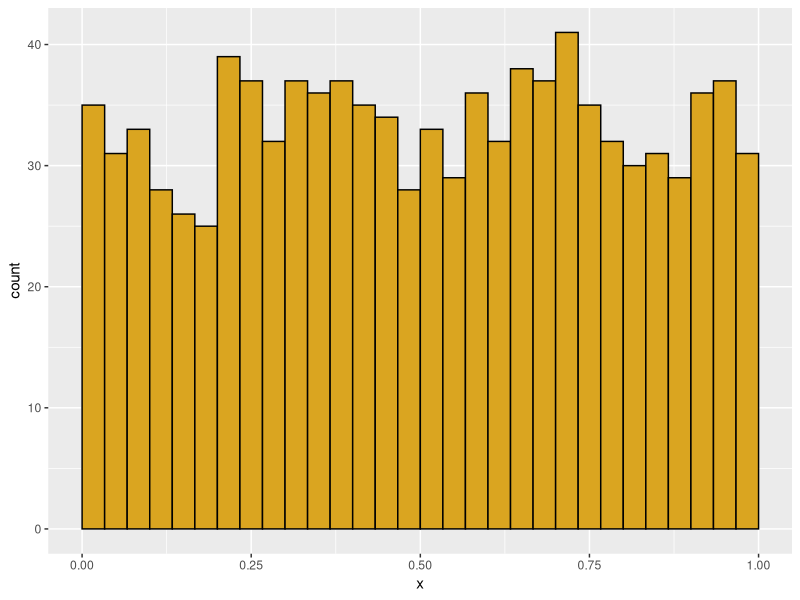
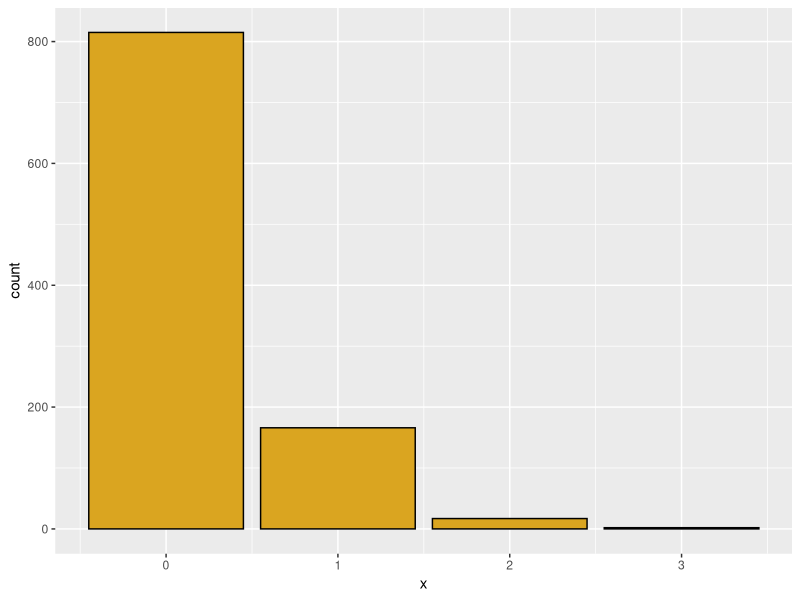
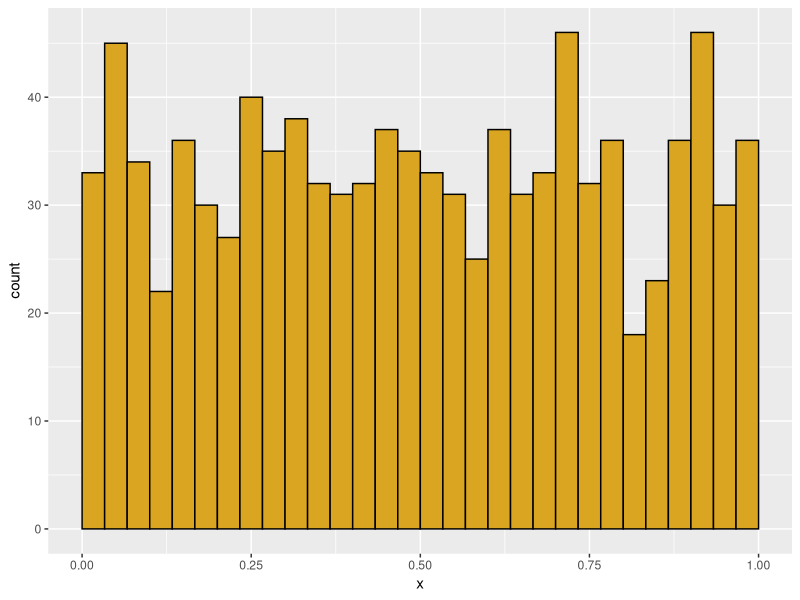
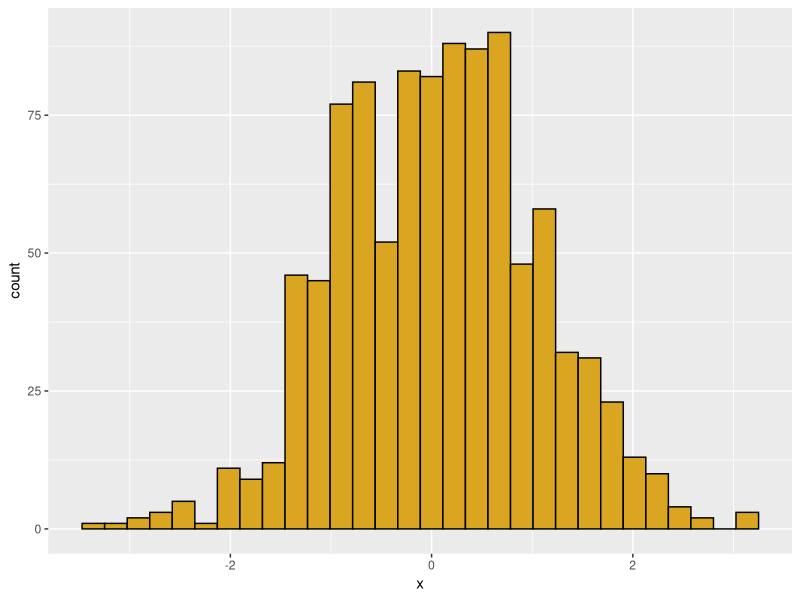
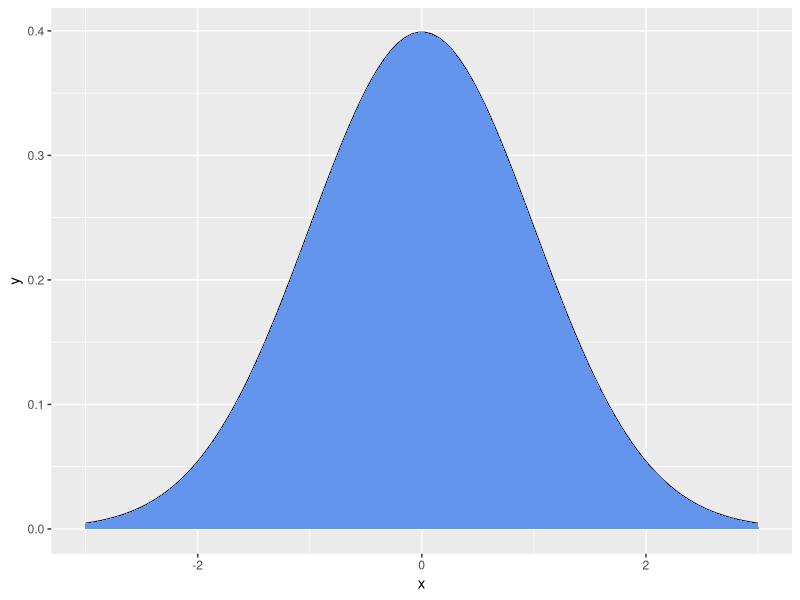
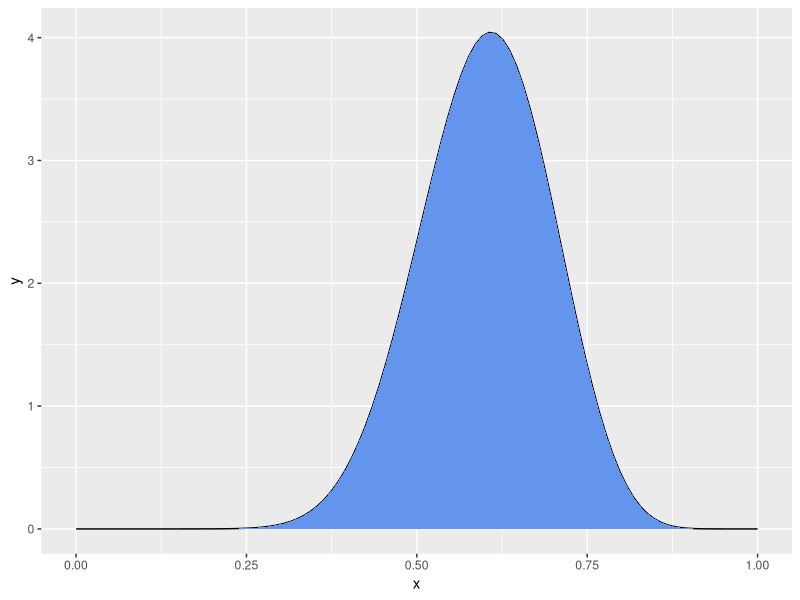
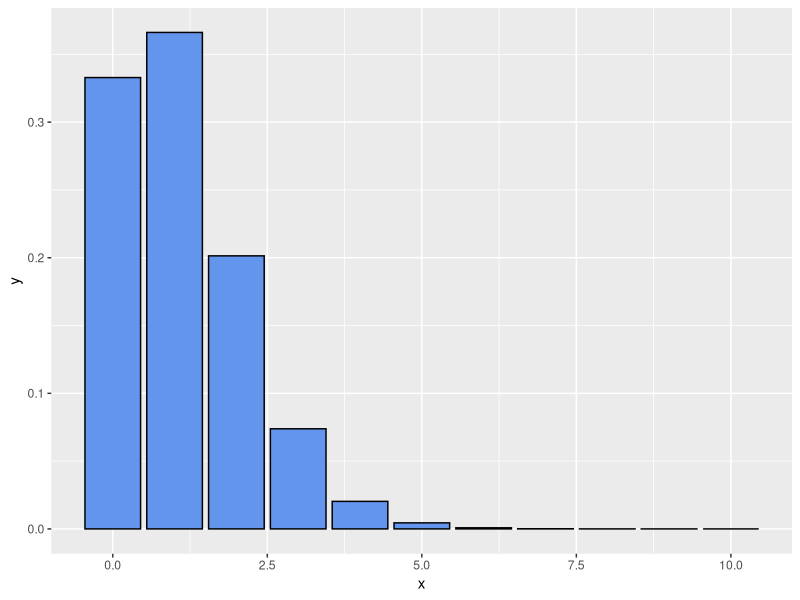
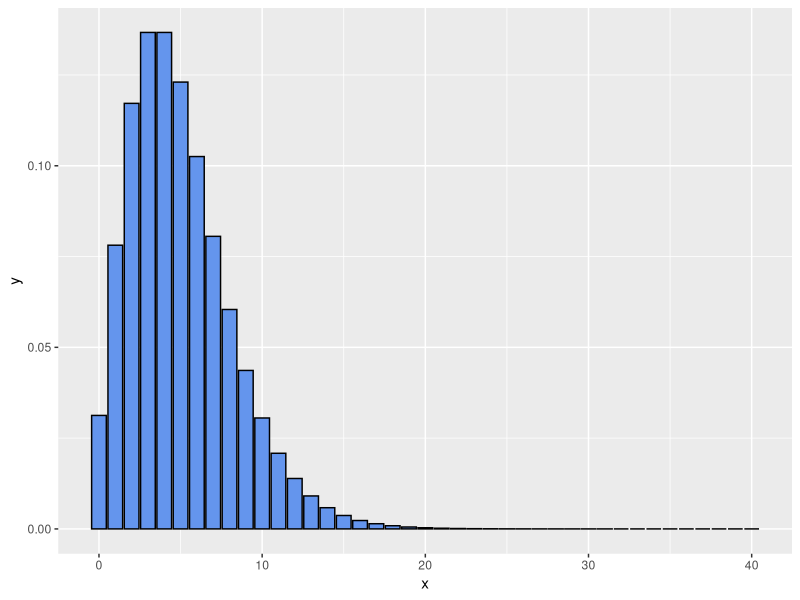

Reproduce these figures in R, in order. (Note: this script raises an error after producing the figures.)

## BIOL6100 - Class 16
## Isabelle Smith
## Mar. 18, 2025

## - - - - - - -

## prob. theor. ii

## - - - - - - -





## NEW / REDONE CODE
## ~ ~ ~ ~ ~ ~ ~ ~ ~ ~ ~ ~ ~ ~ ~ ~ ~ ~ ~ ~ ~ ~ ~ ~ ~ ~ ~ ~ ~ ~ ~ ~ ~ ~ ~

# Build a plotting function for simulated values (my_histo()) and pdfs (my_pdf())
## - - - - - - -

############################
# Function: my_histo
# Purpose: creates a ggplot histogram
# Requires: ggplot
# Input: x = a numeric vector
#        data_type= "cont" or "disc"
# Output: a ggplot histogram
############################
library(ggplot2)
my_histo <- function(x=NULL,data_type="cont") {
  if(is.null(x)) x=runif(1000)
  df <- data.frame(x=x) 
  
  # if data are continuous bounded (0,1), adjust bins for histogram  
  if (data_type=="cont" & min(df$x) > 0 & max(df$x) < 1) {
    p1 <- ggplot(data=df) +
      aes(x=x) +
      geom_histogram(boundary=0,
                     binwidth=1/30,
                     color="black",
                     fill="goldenrod") +
      scale_x_continuous(limits=c(0,1))}  
  
  
  # if data are continuous, but not bounded (0,1), use
  # ggplot default bins
  if (data_type=="cont" & (min(df$x) < 0 | max(df$x) > 1)) {
    p1 <- ggplot(data=df) +
      aes(x=x) +
      geom_histogram(color="black",
                     fill="goldenrod")}
  
  
  
  
  # if data are discrete integers, 
  #  use geom_bar to create a histogram
  if (data_type=="disc") {
    p1 <- ggplot(data=df) + 
      aes(x=x) +
      geom_bar(color="black",fill="goldenrod") }
  
  print(p1)
} 
my_histo()
my_histo(data_type="disc",x=rpois(1000,lambda=0.2))
my_histo(data_type="cont",x=runif(1000))
my_histo(data_type="cont",x=rnorm(n=1000,mean=0,sd=1))



############################
# Function: my_pdf
# Purpose: creates a ggplot probability density function
# Requires: ggplot
# Input: x = a numeric vector of x values
#        y = pdf values calculated for each value of x
#        data_type= "cont" or "disc"
# Output: a ggplot pdf
############################
my_pdf <- function(x=NULL,y=NULL,data_type="cont") {
  if(is.null(x) | is.null(y)) {
    x=seq(from=-3,to=3,length.out=100)
    y=dnorm(x) }
  
  df <- data.frame(x=x,y=y) 
  
  # for continuous distributions, 
  # plot the line for the pdf
  if(data_type=="cont") {
    p1 <- ggplot(data=df) +
      aes(x=x,y=y) +
      geom_line() +
      geom_area(fill = "cornflower blue") } 
  
  # for discrete distributions,
  # plot a bar for the probability at each value
  if (data_type=="disc") {
    p1 <- ggplot(data=df) + 
      aes(x=x,y=y) +
      geom_col(color="black",fill="cornflower blue") }
  print(p1)
}
my_pdf()
my_x=seq(from=0,to=1,length.out=100)
my_pdf(x=my_x,y=dbeta(x=my_x,shape1=15,shape2=10))
my_pdf(x=0:10,y=dpois(x=0:10,lambda=1.1),data_type="disc")

## - - - - - - -

## ~ ~ ~ ~ ~ ~ ~ ~ ~ ~ ~ ~ ~ ~ ~ ~ ~ ~ ~ ~ ~ ~ ~ ~ ~ ~ ~ ~ ~ ~ ~ ~ ~ ~ ~





## Negative Binomial distribution
## . . . . . . .

#-------------------------------------------------
# negative binomial: number of failures (values of MyVec)
# in a series of (Bernouli) with p=probability of success 
# before a target number of successes (= size)
# generates a discrete distribution that is more 
# heterogeneous ("overdispersed") than Poisson
hits <- 0:40
my_vec <- dnbinom(x=hits, size=5, prob=0.5)
my_pdf(x=hits,y=my_vec,data_type="disc")

# geometric series is a special case where N= 1 success
# each bar is a constant fraction 1 - "prob" of the bar before it
my_vec <- dnbinom(x=hits, size=1, prob=0.1)
my_pdf(x=hits,y=my_vec,data_type="disc")


# alternatively specify mean = mu of distribution and size, 
# the dispersion parameter (small is more dispersed)
# this gives us a poisson with a lambda value that varies
# the dispersion parameter is the shape parameter in the gamma
# as it increases, the distribution has a smaller variance
# just simulate it directly

nbi_ran <- rnbinom(n=1000,size=10,mu=5)
my_histo(x=nbi_ran,data_type="disc")


nbi_ran <- rnbinom(n=1000,size=0.1,mu=5)
my_histo(x=nbi_ran,data_type="disc")

## - - - - - - -





## Uniform distribution
## - - - - - - -

#-------------------------------------------------
# uniform
# params specify minimum and maximum

#runif for random data
my_histo(x=runif(n=100),data_type="cont")
my_histo(x=runif(n=1000),data_type="cont")

#-------------------------------------------------

## - - - - - - -





## Normal distribution
## - - - - - - -

# normal 
my_norm <- rnorm(n=100,mean=100,sd=2)
my_histo(x=my_norm,data_type="cont")


# problems with normal when mean is small but zero is not allowed.
my_norm <- rnorm(n=100,mean=2,sd=2)
my_histo(x=my_norm,data_type="cont")

summary(my_norm)
toss_zeroes <- my_norm[my_norm>0]
my_histo(x=toss_zeroes,data_type="cont")

summary(toss_zeroes)

## - - - - - - -





## Gamma distribution
## - - - - - - -

#-------------------------------------------------
# gamma distribution, continuous positive values, but bounded at 0

my_gamma <- rgamma(n=100,shape=1,scale=10)
my_histo(x=my_gamma,data_type="cont")

# gamma with shape= 1 is an exponential with scale = mean

# shape <=1 gives a mode near zero; very small shape rounds to zero
my_gamma <- rgamma(n=100,shape=0.1,scale=1)
my_histo(x=my_gamma,data_type="cont")

# large shape parameters moves towards a normal
my_gamma <- rgamma(n=100,shape=20,scale=1)
my_histo(x=my_gamma,data_type="cont")

# scale parameter changes mean- and the variance!
my_histo(x=rgamma(n=100,shape=2,scale=100),data_type="cont")
my_histo(x=rgamma(n=100,shape=2,scale=10),data_type="cont")
my_histo(x=rgamma(n=100,shape=2,scale=1),data_type="cont")
my_histo(x=rgamma(n=100,shape=2,scale=0.1),data_type="cont")



# unlike the normal, the two parameters affect both mean and variance

# mean = shape*scale
# variance= shape*scale^2

## - - - - - - -





## Beta distribution
## - - - - - - -

#-------------------------------------------------

# beta distribution 
# bounded at 0 and 1
# analagous to a binomial, but result is a continuous distribution of probabilities
# parameter shape1 = number of successes + 1
# parameter shape2 = number of failures + 1
# interpret these in terms of a coin you are tossing

# shape1 = 1, shape2 = 1 = "no data"
my_beta <- rbeta(n=1000,shape1=1,shape2=1)
my_histo(x=my_beta,data_type="cont")

# shape1 = 2, shape1 = 1 = "1 coin toss, comes up heads!"
my_beta <- rbeta(n=1000,shape1=2,shape2=1)
my_histo(x=my_beta,data_type="cont")
# two tosses, 1 head and 1 tail
my_beta <- rbeta(n=1000,shape1=2,shape2=2)
my_histo(x=my_beta,data_type="cont")
# two tosses, both heads
my_beta <- rbeta(n=1000,shape1=2,shape2=1)
my_histo(x=my_beta,data_type="cont")
# let's get more data
my_beta <- rbeta(n=1000,shape1=20,shape2=20)
my_histo(x=my_beta,data_type="cont")
my_beta <- rbeta(n=1000,shape1=500,shape2=500)
my_histo(x=my_beta,data_type="cont")

# if the coin is biased
my_beta <- rbeta(n=1000,shape1=1000,shape2=500)
my_histo(x=my_beta,data_type="cont")
my_beta <- rbeta(n=1000,shape1=10,shape2=5)
my_histo(x=my_beta,data_type="cont")


# shape parameters less than 1.0 give us a u-shaped distribution
my_beta <- rbeta(n=1000,shape1=0.1,shape2=0.1)
my_histo(x=my_beta,data_type="cont")

my_beta <- rbeta(n=1000,shape1=0.5,shape2=0.2)
my_histo(x=my_beta,data_type="cont")

## - - - - - - -





## estimating paramaters from data
## - - - - - - -

## *  p(data|hypothesis) is the standard approach for null hypothesis tests.
## *  Model paramaters can be thought of as a hypothesis about the distribution of the data: p(data|paramaters)
## *  This would be a goodness of fit test for data to a particular statistical distribution.
## *  More useful might be p(paramaters|data). For a given set of data, what is the probability that a particular statistical distribution (such as a normal with a specified mean and standard deviation), provides a fit to these data?
## *  Clearly, we want paramaters that maximize this probability. The paramaters that fit this definition are maximum likelihood estimators.

## Here is a simple example:
  
library(MASS)
data <- c(100,100,104,99)
z <- fitdistr(data,"normal")
print(z)



## For this procedure:

## 1.  Select a model that is appropriate for the data
## 2.  Use fitdistr to find maximum likelihood estimators for the paramaters.
## 3.  Use those paramaters to either plot the density function or simulate new data.

## Here are a few data from Lauren Ash’s dissertation: snout-vent length (SVL) measurements for 6 specimens of green frogs (Lithobates clamitans) collected from Berlin Pond in 2016.

frog_data <- c(30.15,26.3,27.5,22.9,27.8,26.2)

# get and print model parameters assuming a normal distribution
z<- fitdistr(frog_data,"normal")
print(z)

# plot the density function for the normal and annotate the plot with the original data
x <- 1:100
g_density <- dnorm(x=x,mean=z$estimate["mean"],sd=z$estimate["sd"])
qplot(x,g_density,geom="line") + annotate(geom="point",x=frog_data,y=0.001)   

# now do the same for a gamma distribution, which has a shape and rate parameter as outputs from fitdistr
z<- fitdistr(frog_data,"gamma")
print(z)

# plot the density function for the gamma and annotate the plot with the original data
x <- 1:100
g_density <- dgamma(x=x,shape=z$estimate["shape"],rate=z$estimate["rate"])
qplot(x,g_density,geom="line") + annotate(geom="point",x=frog_data,y=0.001,color="red")  



## There is not much difference here.
## But now let’s add a weird outlier of a tiny value and see what happens

frog_data <- c(30.15,26.3,27.5,22.9,27.8,26.2)
outlier <- 0.050
frog_data <- c(frog_data,outlier)

# get and print model parameters assuming a normal distribution
z<- fitdistr(frog_data,"normal")
print(z)

# plot the density function for the normal and annotate the plot with the original data
x <- 1:100
g_density <- dnorm(x=x,mean=z$estimate["mean"],sd=z$estimate["sd"])
qplot(x,g_density,geom="line") + annotate(geom="point",x=frog_data,y=0.001)   

# now do the same for a gamma distribution, which has a shape and rate parameter as outputs from fitdistr
z<- fitdistr(frog_data,"gamma")
print(z)

# plot the density function for the gamma and annotate the plot with the original data
x <- 1:100
g_density <- dgamma(x=x,shape=z$estimate["shape"],rate=z$estimate["rate"])
qplot(x,g_density,geom="line") + annotate(geom="point",x=frog_data,y=0.001,color="red") 

## - - - - - - -


